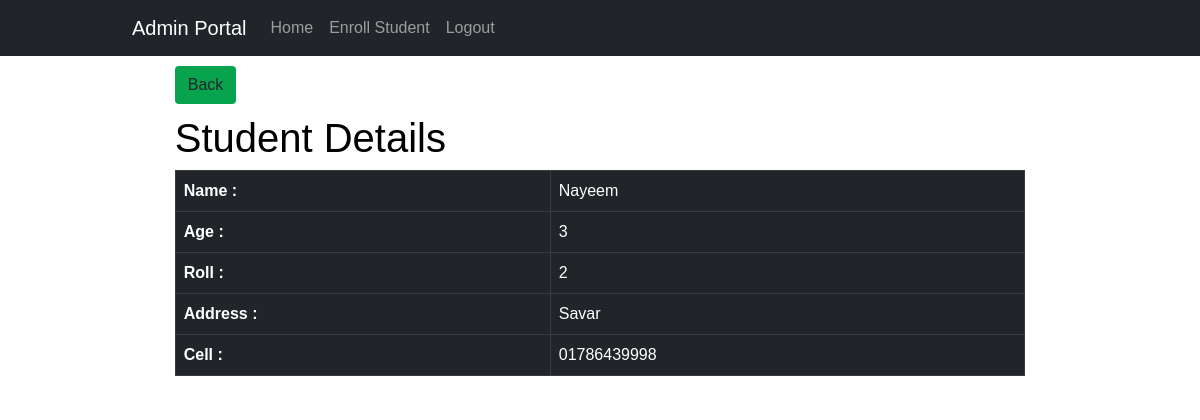
Page /view.php?id=3 (signed in) on the committed database.
### tables this page shows
CREATE TABLE `students` (
  `id` int(100) NOT NULL,
  `name` varchar(100) NOT NULL,
  `age` int(10) NOT NULL,
  `roll` int(100) NOT NULL,
  `address` varchar(200) NOT NULL,
  `cell` varchar(20) NOT NULL
);

### view.php (the view, shortened to what this page needs)
<?php
    $id = $_GET['id'];
    $conn = mysqli_connect('localhost', 'root', '', 'student_info');
    $sql = "SELECT * FROM students WHERE id = $id";
    $result = mysqli_query($conn, $sql);
    $std = mysqli_fetch_assoc($result);
?>
<?php include ("./include/header.php") ?>
    <div class="container">
           <div class="row">
                <div class="col-md-12">
                <a href="index.php" class="btn ans">Back</a>
                <h1 class="sbi">Student Details</h1>
                    <table class="table table-bordered table-dark">
                        <tr>
                            <th>Name : </th>
                            <td><?php echo $std['name'] ?></td>
                        </tr>
                        <tr>
                            <th>Age : </th>
                            <td><?php echo $std['age'] ?></td>
                        </tr>
                        <tr>
                            <th>Roll : </th>
                            <td><?php echo $std['roll'] ?></td>
                        </tr>
                        <tr>
                            <th>Address : </th>
                            <td><?php echo $std['address'] ?></td>
                        </tr>
                        <tr>
                            <th>Cell : </th>
                            <td><?php echo $std['cell'] ?></td>
                        </tr>
                    </table>
                </div>
           </div>
    </div>
    <?php include ("./include/footer.php") ?>

### style.css (style rules this page uses)
body { color: #E3E6E3; font-family: Georgia, sans-serif; font-size: 16px; line-height: 1.5em; margin: 0; }
.container { margin: 0 auto; max-width: 960px; width: 96%; }
.sbi { color: black; }
.ans { background-color: #08A34F; margin: 10px 0; }

### rows in the picture
students: name "Nayeem", age "3", roll "2", address "Savar", cell "01786439998"
